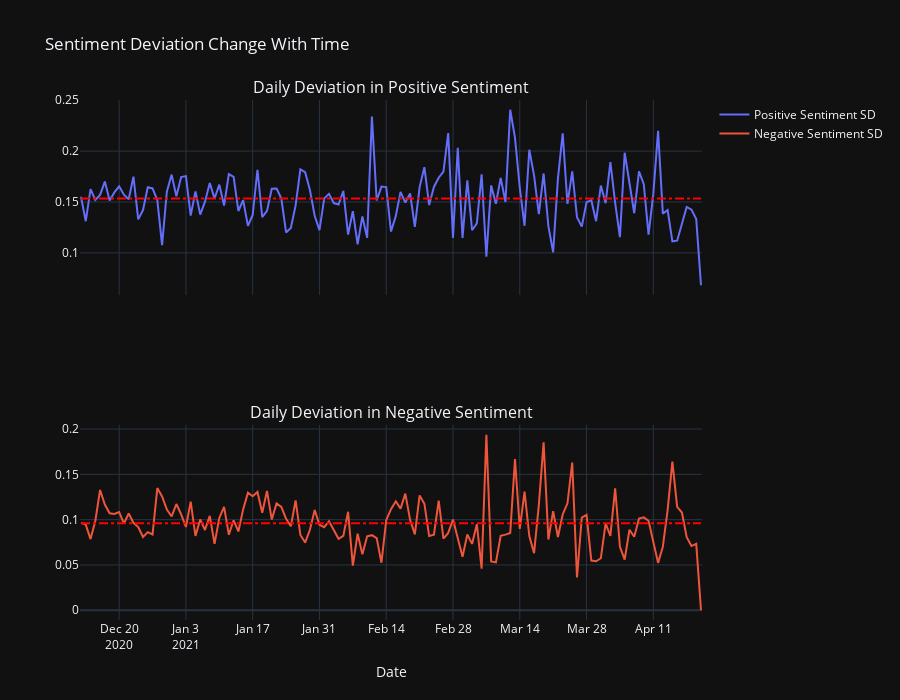

Notebook cell for this chart:
### Code cell
fig = make_subplots(rows=2, cols=1,shared_xaxes=True,subplot_titles=('Daily Deviation in Positive Sentiment',  'Daily Deviation in Negative Sentiment'))

fig.add_trace(
    go.Scatter(x=b_date_std['date'], y=b_date_std['Positive Sentiment'],name='Positive Sentiment SD'),
    row=1, col=1
)

#negative mean
fig.add_shape(type="line",
    x0=b_date_std['date'].values[0], y0=b_date_std['Negative Sentiment'].mean(), x1=b_date_std['date'].values[-1], y1=b_date_std['Negative Sentiment'].mean(),
    line=dict(
        color="Red",
        width=2,
        dash="dashdot",
    ),
        name='Mean',
        xref='x2',
        yref='y2'
)

#negative mean
fig.add_shape(type="line",
    x0=b_date_std['date'].values[0], y0=b_date_std['Positive Sentiment'].mean(), x1=b_date_std['date'].values[-1], y1=b_date_std['Positive Sentiment'].mean(),
    line=dict(
        color="Red",
        width=2,
        dash="dashdot",
    ),
        name='Mean',
        xref='x1',
        yref='y1'
)


fig.add_trace(
    go.Scatter(x=b_date_std['date'], y=b_date_std['Negative Sentiment'],name='Negative Sentiment SD'),
    row=2, col=1
)

fig['layout']['xaxis2']['title'] = 'Date'
fig.update_layout(height=700, width=900, title_text="Sentiment Deviation Change With Time")
fig.show()

### Figure 1 — Plotly figure (JSON) as saved in the notebook; plotly's stock layout.template omitted (floating-point values rounded to 4 significant figures; data arrays with more than 128 entries replaced by an {"elided": "..."} marker saying what was removed)
{"data": [{"name": "Positive Sentiment SD", "x": {"elided": "131 str values"}, "y": {"elided": "131 float values"}, "type": "scatter", "xaxis": "x", "yaxis": "y"}, {"name": "Negative Sentiment SD", "x": {"elided": "131 str values"}, "y": {"elided": "131 float values"}, "type": "scatter", "xaxis": "x2", "yaxis": "y2"}], "layout": {"xaxis": {"anchor": "y", "domain": [0.0, 1.0], "matches": "x2", "showticklabels": false}, "yaxis": {"anchor": "x", "domain": [0.625, 1.0]}, "xaxis2": {"anchor": "y2", "domain": [0.0, 1.0], "title": {"text": "Date"}}, "yaxis2": {"anchor": "x2", "domain": [0.0, 0.375]}, "annotations": [{"font": {"size": 16}, "showarrow": false, "text": "Daily Deviation in Positive Sentiment", "x": 0.5, "xanchor": "center", "xref": "paper", "y": 1.0, "yanchor": "bottom", "yref": "paper"}, {"font": {"size": 16}, "showarrow": false, "text": "Daily Deviation in Negative Sentiment", "x": 0.5, "xanchor": "center", "xref": "paper", "y": 0.375, "yanchor": "bottom", "yref": "paper"}], "shapes": [{"line": {"color": "Red", "dash": "dashdot", "width": 2}, "name": "Mean", "type": "line", "x0": "2020-12-12", "x1": "2021-04-21", "xref": "x2", "y0": 0.09593, "y1": 0.09593, "yref": "y2"}, {"line": {"color": "Red", "dash": "dashdot", "width": 2}, "name": "Mean", "type": "line", "x0": "2020-12-12", "x1": "2021-04-21", "xref": "x", "y0": 0.1534, "y1": 0.1534, "yref": "y"}], "title": {"text": "Sentiment Deviation Change With Time"}, "height": 700, "width": 900}}
